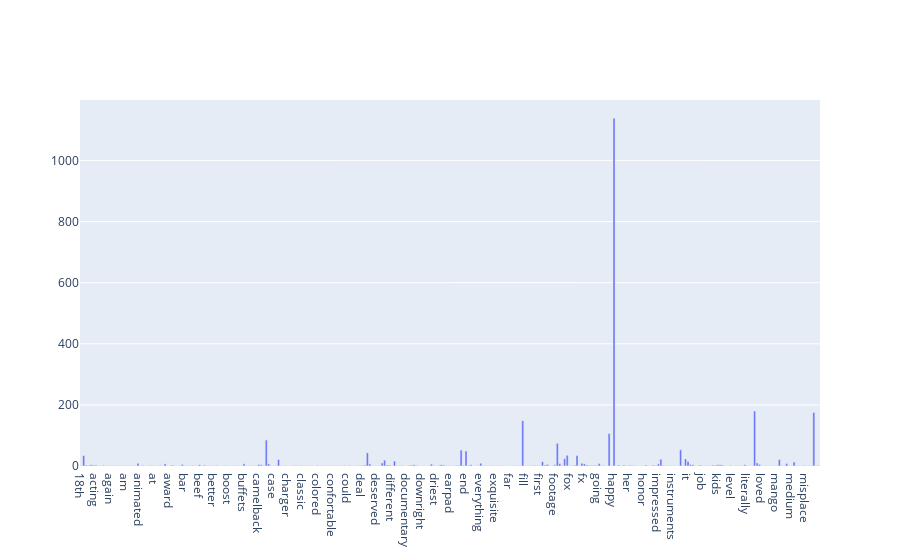

Write notebook code for a chart like this one.
### Code cell
# by plotly 300 terms
fig = go.Figure(go.Bar(
                x=cv.get_feature_names()[:300],
                y=term_freq[:300],
                orientation='v'))
fig.show()

### Figure 1 — Plotly figure (JSON) as saved in the notebook; plotly's stock layout.template omitted (floating-point values rounded to 4 significant figures; data arrays with more than 128 entries replaced by an {"elided": "..."} marker saying what was removed)
{"data": [{"orientation": "v", "type": "bar", "x": {"elided": "300 str values"}, "y": {"elided": "300 int values"}}], "layout": {}}
